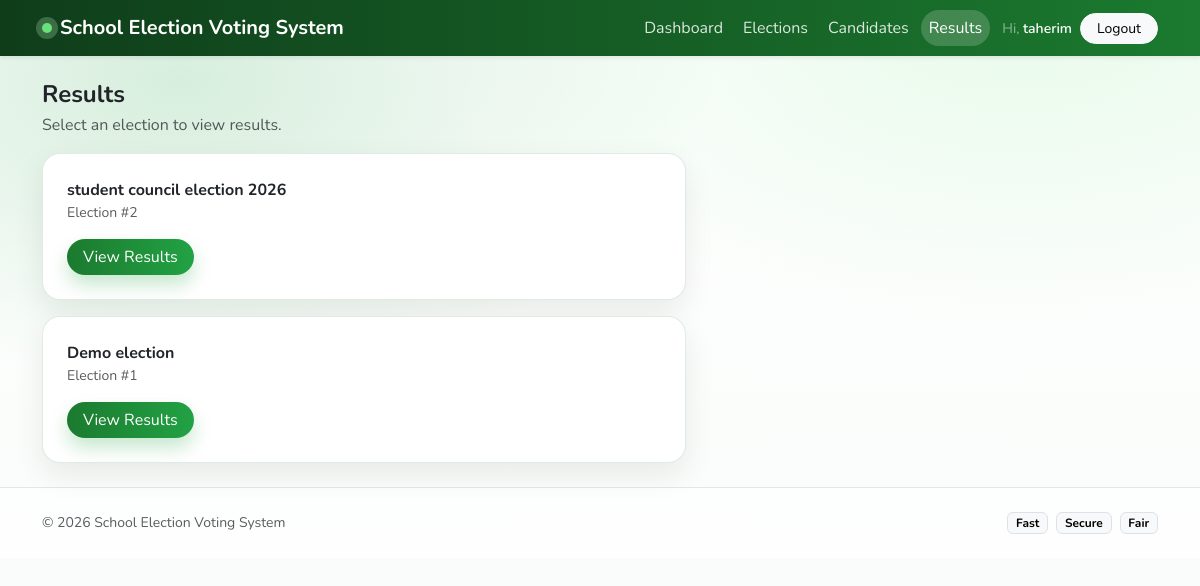
Screenshot of /results/ (signed in) with the database file from the repository.
### elections/models.py (models this page shows, shortened)
class Election(models.Model):
    title = models.CharField(max_length=200)
    start_time = models.DateTimeField()
    end_time = models.DateTimeField()
    candidate_start = models.DateTimeField()
    candidate_end = models.DateTimeField()
    voting_start = models.DateTimeField()
    voting_end = models.DateTimeField()
    is_active = models.BooleanField(default=False)

### results/views.py (the view)
# urls.py: path("", results_home, name="results_home"),
@login_required
def results_home(request):
    elections = Election.objects.all().order_by("-id")
    return render(request, "results/home.html", {
        "elections": elections
    })

### templates/results/home.html (shortened to what this page needs)
{% extends "base.html" %}
{% block content %}
<div class="d-flex align-items-center justify-content-between flex-wrap gap-2 mb-3">
  <div>
    <h1 class="h4 fw-bold mb-1">Results</h1>
    <div class="text-muted">Select an election to view results.</div>
  </div>
</div>
<div class="row g-3">
  {% for election in elections %}
    <div class="col-md-6 col-lg-7">
      <div class="card app-card h-100">
        <div class="card-body p-4">
          <div class="fw-bold">{{ election.title }}</div>
          <div class="small text-muted">Election #{{ election.id }}</div>
          <div class="mt-3">
            <a class="btn btn-brand rounded-pill px-3"
               href="{% url 'results:results' election.id %}">
              View Results
            </a>
          </div>
        </div>
      </div>
    </div>
  {% endfor %}
</div>
{% endblock %}

### templates/base.html (shortened to what this page needs)
{% load static %}
<!doctype html>
<html lang="en">
<head>
  <link href="https://cdn.jsdelivr.net/npm/bootstrap@5.3.3/dist/css/bootstrap.min.css" rel="stylesheet">
  <link rel="stylesheet" href="{% static 'css/theme.css' %}">
  <link rel="stylesheet" href="https://cdn.jsdelivr.net/npm/bootstrap-icons@1.11.3/font/bootstrap-icons.min.css">
</head>
<body class="app-bg">
{% block navbar %}
<nav class="navbar navbar-expand-lg navbar-dark app-nav shadow-sm">
  <div class="container">
    <a class="navbar-brand fw-bold d-flex align-items-center gap-2" href="{% url 'home' %}">
      <span class="brand-dot"></span>
      <span>School Election Voting System</span>
    </a>
    <div class="collapse navbar-collapse" id="mainNav">
      <ul class="navbar-nav ms-auto align-items-lg-center gap-lg-1">
        <li class="nav-item">
          <a class="nav-link {% if request.resolver_match.url_name == 'home' %}active{% endif %}"
             href="{% url 'home' %}">Dashboard</a>
        </li>
        <li class="nav-item">
          <a class="nav-link {% if request.resolver_match.url_name == 'status' %}active{% endif %}"
             href="{% url 'elections:status' %}">Elections</a>
        </li>
        <li class="nav-item">
          <a class="nav-link {% if request.resolver_match.url_name == 'candidate:list' %}active{% endif %}"
             href="{% url 'candidate:list' %}">Candidates</a>
        </li>
        <li class="nav-item">
          <a class="nav-link {% if request.resolver_match.namespace and request.resolver_match.url_name == 'results_home' %}active{% endif %}"
             href="{% url 'results:results_home' %}">Results</a>
        </li>
        <li class="nav-item ms-lg-2">
          {% if user.is_authenticated %}
            <div class="d-flex align-items-center gap-2">
              <span class="small text-white-50 d-none d-lg-inline">
                Hi, <span class="text-white fw-semibold">{{ user.username }}</span>
              </span>
              <form method="post" action="{% url 'logout' %}" class="d-inline">
                <button type="submit" class="btn btn-light btn-sm rounded-pill px-3">
                  Logout
                </button>
              </form>
            </div>
          {% else %}
            <a class="btn btn-light btn-sm rounded-pill px-3" href="{% url 'login' %}">Login</a>
          {% endif %}
        </li>
      </ul>
    </div>
  </div>
</nav>
{% endblock %}
  <main class="container py-4">
    {% block content %}{% endblock %}
  </main>
  <footer class="py-4">
    <div class="container">
      <div class="d-flex flex-column flex-md-row align-items-center justify-content-between gap-2">
        <div class="text-muted small">
          © {% now "Y" %}  School Election Voting System
        </div>
        <div class="d-flex gap-2">
          <span class="badge text-bg-light border">Fast</span>
          <span class="badge text-bg-light border">Secure</span>
          <span class="badge text-bg-light border">Fair</span>
        </div>
      </div>
    </div>
  </footer>
</body>
</html>

### static/css/theme.css (style rules this page uses)
:root { --gv-900: #0b2e13; --gv-800: #0f3d1a; --gv-700: #145a23; --gv-600: #1b7a2f; --gv-500: #22a244; --gv-400: #35c759; --gv-300: #68e17a; --gv-200: #bff4c8; --gv-100: #e9fbea; --gv-shadow: 0 12px 30px rgba(16, 24, 16, 0.08); }
* { font-family: "Nunito", system-ui, -apple-system, Segoe UI, Roboto, Arial, sans-serif; }
body.app-bg { min-height: 100vh; background: radial-gradient(900px 500px at 15% 10%, rgba(34,162,68,0.18), transparent 60%), radial-gradient(900px 500px at 85% 0%, rgba(104,225,122,0.16), transparent 65%), linear-gradient(180deg, #ffffff, #f7fbf8); }
.app-nav { background: linear-gradient(90deg, var(--gv-800), var(--gv-600)); }
.navbar .nav-link { color: rgba(255,255,255,0.85); border-radius: 999px; padding: 6px 14px; }
.navbar .nav-link:hover, .navbar .nav-link.active { background: rgba(255,255,255,0.18); color: #fff; }
.brand-dot { width: 10px; height: 10px; border-radius: 999px; background: var(--gv-300); box-shadow: 0 0 0 6px rgba(191,244,200,0.25); }
.app-card { border: 1px solid rgba(15, 90, 35, 0.12); border-radius: 18px; background: #fff; box-shadow: var(--gv-shadow); }
.btn-brand { background: linear-gradient(90deg, var(--gv-600), var(--gv-500)); border: 0; color: #fff; box-shadow: 0 10px 18px rgba(34,162,68,0.25); }
footer { border-top: 1px solid rgba(15, 90, 35, 0.12); background: rgba(255,255,255,0.7); }

### rows the page displays
Election: title "student council election 2026", id "2"
Election: title "Demo election", id "1"

### other values shown
{{ user.username }} "taherim"
